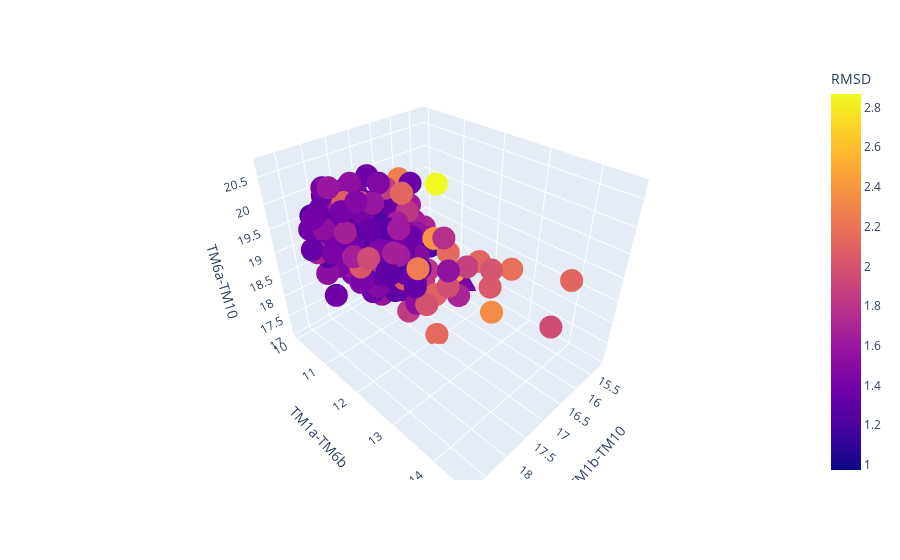

The notebook cell saved with this chart:
### Code cell
import dash
import dash_core_components as dcc
import dash_html_components as html
from dash.dependencies import Input, Output
import plotly.express as px
app = dash.Dash(__name__)
fig = px.scatter_3d(ser333_data1, 
        x='TM1b-TM10', y='TM1a-TM6b', z='TM6a-TM10',
        color="RMSD")

fig.show()

### Figure 1 — Plotly figure (JSON) as saved in the notebook; plotly's stock layout.template omitted (floating-point values rounded to 4 significant figures; data arrays with more than 128 entries replaced by an {"elided": "..."} marker saying what was removed)
{"data": [{"hovertemplate": "TM1b-TM10=%{x}<br>TM1a-TM6b=%{y}<br>TM6a-TM10=%{z}<br>RMSD=%{marker.color}<extra></extra>", "legendgroup": "", "marker": {"color": {"elided": "581 float values"}, "coloraxis": "coloraxis", "symbol": "circle"}, "mode": "markers", "name": "", "scene": "scene", "showlegend": false, "type": "scatter3d", "x": {"elided": "581 float values"}, "y": {"elided": "581 float values"}, "z": {"elided": "581 float values"}}], "layout": {"coloraxis": {"colorbar": {"title": {"text": "RMSD"}}, "colorscale": [[0, "#0d0887"], [0.1111, "#46039f"], [0.2222, "#7201a8"], [0.3333, "#9c179e"], [0.4444, "#bd3786"], [0.5556, "#d8576b"], [0.6667, "#ed7953"], [0.7778, "#fb9f3a"], [0.8889, "#fdca26"], [1, "#f0f921"]]}, "legend": {"tracegroupgap": 0}, "margin": {"t": 60}, "scene": {"domain": {"x": [0, 1], "y": [0, 1]}, "xaxis": {"title": {"text": "TM1b-TM10"}}, "yaxis": {"title": {"text": "TM1a-TM6b"}}, "zaxis": {"title": {"text": "TM6a-TM10"}}}}}
